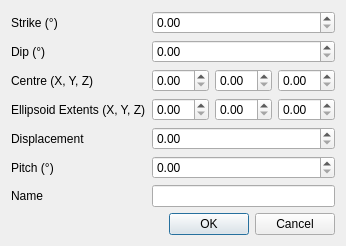
<?xml version="1.0" encoding="UTF-8"?>
<ui version="4.0">
 <class>AddFaultDialog</class>
 <widget class="QDialog" name="AddFaultDialog">
  <property name="windowTitle">
   <string>Add Fault Feature</string>
  </property>
  <layout class="QVBoxLayout" name="verticalLayout">
    <item>
     <layout class="QFormLayout" name="formLayout">
      <item row="0" column="0">
        <widget class="QLabel" name="labelStrike">
         <property name="text">
          <string>Strike (°)</string>
         </property>
        </widget>
      </item>
      <item row="0" column="1">
        <widget class="QDoubleSpinBox" name="strike_input"/>
      </item>
      <item row="1" column="0">
        <widget class="QLabel" name="labelDip">
         <property name="text">
          <string>Dip (°)</string>
         </property>
        </widget>
      </item>
      <item row="1" column="1">
        <widget class="QDoubleSpinBox" name="dip_input"/>
      </item>
      <item row="2" column="0">
        <widget class="QLabel" name="labelCentre">
         <property name="text">
          <string>Centre (X, Y, Z)</string>
         </property>
        </widget>
      </item>
      <item row="2" column="1">
        <layout class="QHBoxLayout" name="centreLayout">
         <item>
          <widget class="QDoubleSpinBox" name="centre_x_input"/>
         </item>
         <item>
          <widget class="QDoubleSpinBox" name="centre_y_input"/>
         </item>
         <item>
          <widget class="QDoubleSpinBox" name="centre_z_input"/>
         </item>
        </layout>
      </item>
      <item row="3" column="0">
        <widget class="QLabel" name="labelExtents">
         <property name="text">
          <string>Ellipsoid Extents (X, Y, Z)</string>
         </property>
        </widget>
      </item>
      <item row="3" column="1">
        <layout class="QHBoxLayout" name="extentsLayout">
         <item>
          <widget class="QDoubleSpinBox" name="extent_x_input"/>
         </item>
         <item>
          <widget class="QDoubleSpinBox" name="extent_y_input"/>
         </item>
         <item>
          <widget class="QDoubleSpinBox" name="extent_z_input"/>
         </item>
        </layout>
      </item>
      <item row="4" column="0">
        <widget class="QLabel" name="labelDisplacement">
         <property name="text">
          <string>Displacement</string>
         </property>
        </widget>
      </item>
      <item row="4" column="1">
        <widget class="QDoubleSpinBox" name="displacement_input"/>
      </item>
      <item row="5" column="0">
        <widget class="QLabel" name="labelPitch">
         <property name="text">
          <string>Pitch (°)</string>
         </property>
        </widget>
      </item>
      <item row="5" column="1">
        <widget class="QDoubleSpinBox" name="pitch_input"/>
      </item>
      <item row="6" column="0">
        <widget class="QLabel" name="labelName">
         <property name="text">
          <string>Name</string>
         </property>
        </widget>
      </item>
      <item row="6" column="1">
        <widget class="QLineEdit" name="name_input"/>
      </item>
     </layout>
    </item>
   <item>
    <widget class="QDialogButtonBox" name="buttonBox">
     <property name="standardButtons">
      <set>QDialogButtonBox::Ok|QDialogButtonBox::Cancel</set>
     </property>
    </widget>
   </item>
  </layout>
 </widget>
 <resources/>
 <connections/>
</ui>
